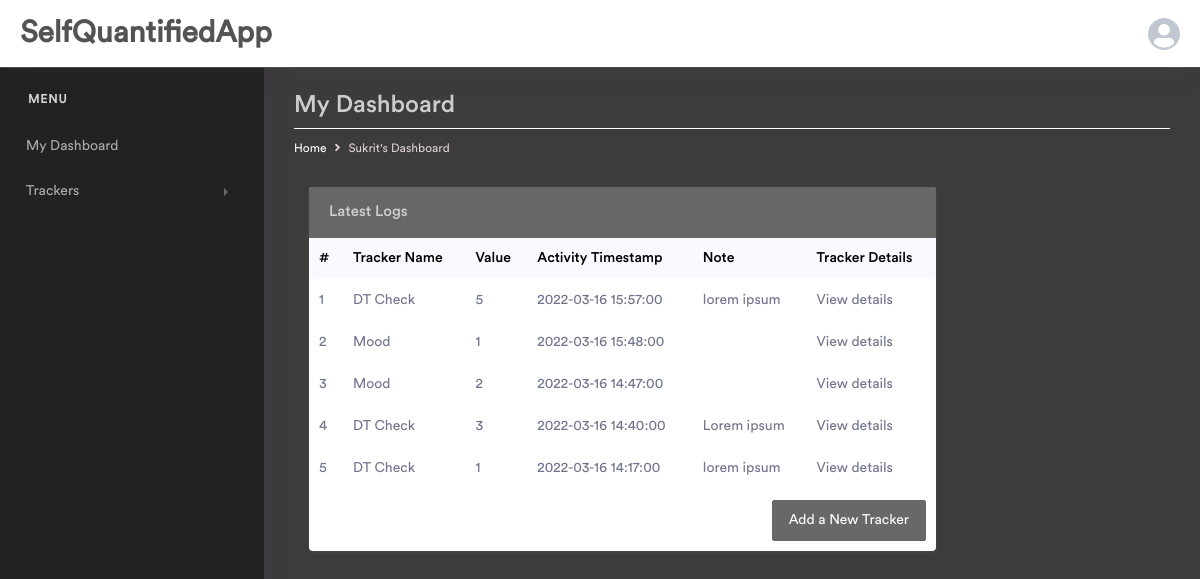
Page /index/1 on the committed database.
### models.py (models this page shows)
class User(db.Model):
    __tablename__ = 'User_Credentials'
    user_id = db.Column(db.Integer, autoincrement=True, primary_key=True, nullable=False, unique=True)
    username = db.Column(db.String, unique=True, nullable=False)
    password = db.Column(db.String,  nullable=False)
    fname = db.Column(db.String,  nullable=False)

class Tracker(db.Model):
    __tablename__ = 'Tracker'
    t_id = db.Column(db.Integer, autoincrement=True, primary_key=True, nullable=False, unique=True)
    u_id = db.Column(db.Integer, db.ForeignKey("User_Credentials.user_id"), nullable=False)
    t_name = db.Column(db.String,  nullable=False)
    desc = db.Column(db.String,  nullable=False)
    t_type = db.Column(db.String,  nullable=False)

class Linker(db.Model):
    __tablename__ = 'Linker'
    l_id = db.Column(db.Integer, autoincrement=True, primary_key=True, nullable=False, unique=True)
    tl_id = db.Column(db.Integer, db.ForeignKey("Tracker.t_id"), nullable=False)
    t_value = db.Column(db.Integer,  nullable=False)
    comm = db.Column(db.String,  nullable=True)
    timest = db.Column(db.DateTime,  nullable=False)
    timedr = db.Column(db.String, nullable=False)

### controllers.py (the view)
@app.route("/index/<int:uid>", methods=["GET", "POST"])
def index(uid):
    if request.method=="GET":
        trackers = Tracker.query.filter(Tracker.u_id == uid)
        tlist = []
        tnlist = []
        for tracker in trackers:
            tlist.append(tracker.t_id)
            tnlist.append((tracker.t_id,tracker.t_name))
        llist = []
        linkers = Linker.query.filter(Linker.tl_id.in_(tlist)).order_by(Linker.l_id.desc()).limit(5).all()
        for linker in linkers:
            for t in tnlist:
                if linker.tl_id == t[0]:
                    llist.append((t[1], linker.timedr, linker.t_value, linker.timest, linker.comm, t[0]))
        cuser = User.query.filter(User.user_id == uid).one()
        uname = cuser.fname
        return render_template("index.html", trackers=trackers, uid=uid, uname=uname, llist = llist)

### templates/index.html (shortened to what this page needs)
<!doctype html>
<html lang="en">
<head>
    <link rel="stylesheet" href="/static/assets/vendor/bootstrap/css/bootstrap.min.css">
    <link href="/static/assets/vendor/fonts/circular-std/style.css" rel="stylesheet">
    <link rel="stylesheet" href="/static/assets/libs/css/style.css">
    <link rel="stylesheet" href="/static/assets/vendor/fonts/fontawesome/css/fontawesome-all.css">
    <link rel="stylesheet" href="/static/assets/vendor/charts/chartist-bundle/chartist.css">
    <link rel="stylesheet" href="/static/assets/vendor/charts/morris-bundle/morris.css">
    <link rel="stylesheet" href="/static/assets/vendor/fonts/material-design-iconic-font/css/materialdesignicons.min.css">
    <link rel="stylesheet" href="/static/assets/vendor/charts/c3charts/c3.css">
    <link rel="stylesheet" href="/static/assets/vendor/fonts/flag-icon-css/flag-icon.min.css">
</head>
<body>
    <div class="dashboard-main-wrapper">
        <div class="dashboard-header">
            <nav class="navbar navbar-expand-lg bg-white fixed-top">
                <a class="navbar-brand" href="#">SelfQuantifiedApp</a>
                <div class="collapse navbar-collapse " id="navbarSupportedContent">
                    <ul class="navbar-nav ml-auto navbar-right-top">
                        <li class="nav-item dropdown nav-user">
                            <a class="nav-link nav-user-img" href="#" id="navbarDropdownMenuLink2" data-toggle="dropdown" aria-haspopup="true" aria-expanded="false"><img src="/static/assets/images/user.png" alt="" class="user-avatar-md rounded-circle"></a>
                        </li>
                    </ul>
                </div>
            </nav>
        </div>
        <div class="nav-left-sidebar sidebar-dark">
            <div class="menu-list">
                <nav class="navbar navbar-expand-lg navbar-light">
                    <div class="collapse navbar-collapse" id="navbarNav">
                        <ul class="navbar-nav flex-column">
                            <li class="nav-divider">
                                Menu
                            </li>
                                    <ul class="nav flex-column">
                                        <li class="nav-item">
                                            <a class="nav-link" href="{{ url_for("index", uid=uid)}}">My Dashboard</a>
                                        </li>
                                        <li class="nav-item">
                                            <a class="nav-link" href="#" data-toggle="collapse" aria-expanded="false" data-target="#submenu-1-2" aria-controls="submenu-1-2">Trackers</a>
                                        </li>
                                    </ul>
                                </div>
                    </div>
            </div>
        </div>
        <div class="dashboard-wrapper">
            <div class="dashboard-ecommerce">
                <div class="container-fluid dashboard-content ">
                    <div class="row">
                        <div class="col-xl-12 col-lg-12 col-md-12 col-sm-12 col-12">
                            <div class="page-header">
                                <h2 class="pageheader-title">My Dashboard </h2>
                                <div class="page-breadcrumb">
                                    <nav aria-label="breadcrumb">
                                        <ol class="breadcrumb">
                                            <li class="breadcrumb-item"><a href="#" class="breadcrumb-link">Home</a></li>
                                            <li class="breadcrumb-item active" aria-current="page">{{ uname }}'s Dashboard</li>
                                        </ol>
                                    </nav>
                                </div>
                            </div>
                        </div>
                    </div>
                            <div class="col-xl-9 col-lg-12 col-md-6 col-sm-12 col-12">
                                <div class="card">
                                    <h5 class="card-header">Latest Logs</h5>
                                    <div class="card-body p-0">
                                        <div class="table-responsive">
                                            <table class="table">
                                                <thead class="bg-light">
                                                    <tr class="border-0">
                                                        <th class="border-0">#</th>
                                                        <th class="border-0">Tracker Name</th>
                                                        <th class="border-0">Value</th>
                                                        <th class="border-0">Activity Timestamp</th>
                                                        <th class="border-0">Note</th>
                                                        <th class="border-0">Tracker Details</th>
                                                    </tr>
                                                </thead>
                                                <tbody>
                                                    {% for linker in llist %}
                                                    <tr>
                                                        <td>{{ loop.index }}</td>
                                                        <td>{{ linker[0] }}</td>
                                                        <td>{{ linker[2] }}</td>
                                                        <td>{{ linker[3] }}</td>
                                                        <td>{{ linker[4] }}</td>
                                                        <td><a href="/tracker/{{ uid }}/{{ linker[5] }}">View details</a> </td>
                                                    </tr>
                                                    {% endfor %}
                                                    <tr>
                                                        <td colspan="9"><a href="{{ url_for("add_tracker", uid=uid) }}" class="btn btn-primary float-right">Add a New Tracker</a></td>
                                                    </tr>
                                                </tbody>
                                            </table>
                                        </div>
                                    </div>
                                </div>
                            </div>
        </div>
    </div>
</body>
</html>

### rows in the picture
User: fname "Sukrit"
Tracker: t_name "DT Check" "DT Check" "DT Check"
Linker: timest "2022-03-16 15:57:00", comm "lorem ipsum"
Tracker: t_name "Mood", u "1", timest "2022-03-16 15:48:00", t_id "2", timest "2022-03-16 14:47:00"
Linker: timest "2022-03-16 14:40:00", comm "Lorem ipsum"
Linker: timest "2022-03-16 14:17:00", comm "lorem ipsum"

### other values in the picture
{{ linker[2] }} "5" "3" "1"
